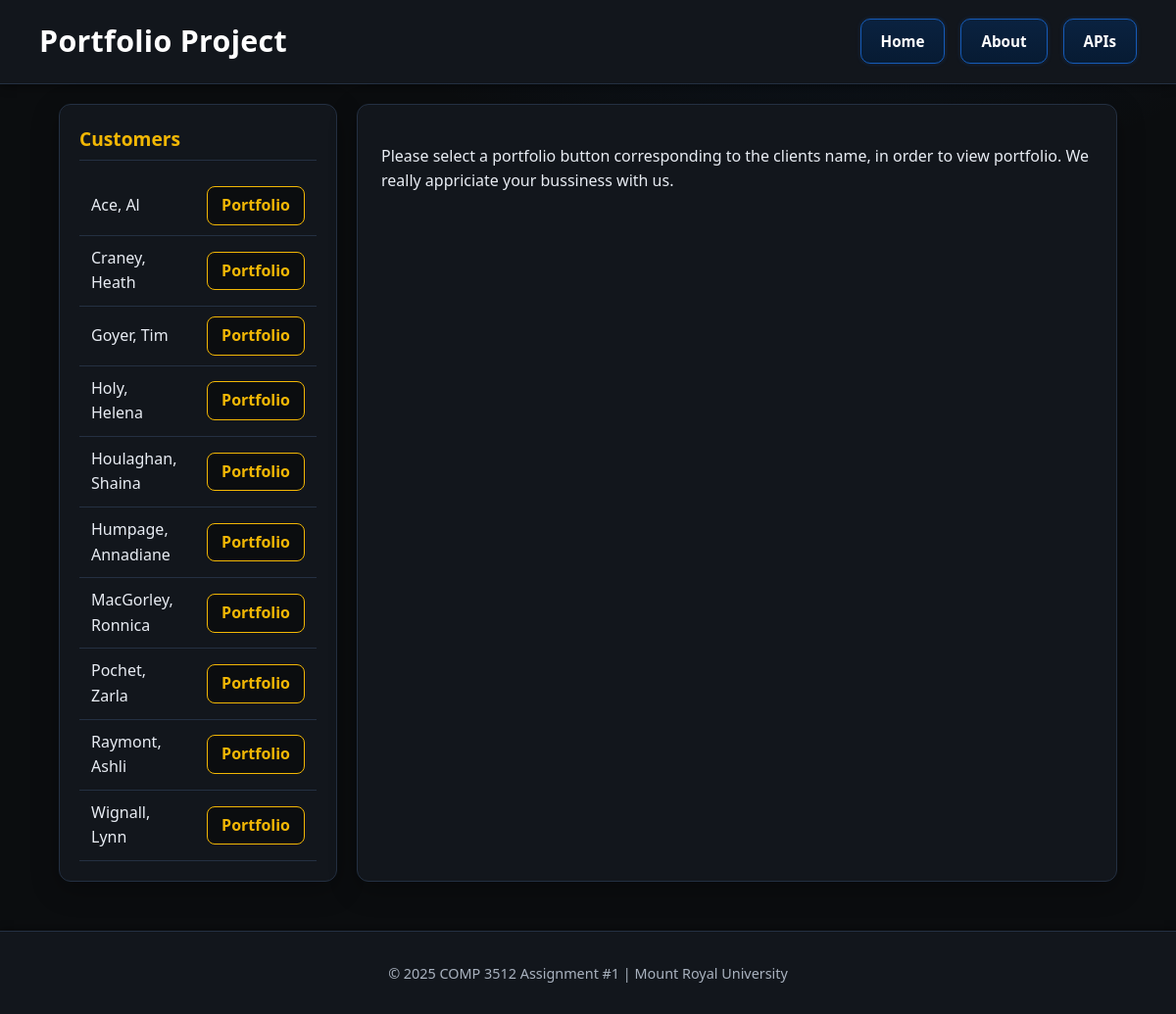
The page / on the database its author committed.
### tables this page shows
CREATE TABLE users (id INTEGER PRIMARY KEY, firstname TEXT NOT NULL, lastname TEXT NOT NULL, city TEXT, country TEXT, email TEXT, password TEXT, salt TEXT, password_sha256 TEXT);

### index.php (the view, shortened to what this page needs)
<!DOCTYPE html>
<html lang=en>
<head>
    <link rel="stylesheet" href="assets/globalStyle.css">
    <link rel="stylesheet" href="assets/indexStyle.css">
</head>
<body >
<header>
    <h1>Portfolio Project</h1>
    <nav>
        <a href="index.php">Home</a>
        <a href="about.php">About</a>
        <a href="apis.php">APIs</a>
    </nav>
</header>
<main style="display: flex;">
    <section style="width: 25%;">
        <h2>Customers</h2>
        <?php
        try {
            $db = new PDO('sqlite:data/stocks.db');
            $db->setAttribute(PDO::ATTR_ERRMODE, PDO::ERRMODE_EXCEPTION);
            $sql = "SELECT id,firstname, lastname FROM users ORDER BY lastname, firstname";
            $result = $db->query($sql, PDO::FETCH_ASSOC);
            echo "<table class = within>";
            foreach ($result as $row) {
                echo "<tr>";
                echo "<td>" . $row["lastname"] . ", " . $row["firstname"] . "</td>";
                echo "<td><a href='index.php?userid=" . $row["id"] . "'>Portfolio</a></td>";
                echo "</tr>";
            }
            echo "</table>";
        } catch (PDOException $e) {
            echo "Database connection failed: " . $e->getMessage();
        }
        ?>
    </section>
    <section style="width: 75%; display: grid;" id="portSumSection">
        <?php
        if (isset($_GET["userid"])){
            $userID = $_GET["userid"];
            try{
                $data = CompaniesDB::getPortfolioData($userID);
                showPortfolioData($data);
            } catch (Exception $ex){
                echo "<p>Database error: " . $ex . "</p>";
            }
        } else {
            echo "<p>Please select a portfolio button corresponding to the clients name, in order to view portfolio. We really appriciate your bussiness with us.</p>";
        }
        ?>
    </section>
    </main>
<footer>
    <p>© <?php echo date("Y"); ?> COMP 3512 Assignment #1 | Mount Royal University</p>
</footer>
</body>
</html>

### assets/globalStyle.css (style rules this page uses)
*, *::before, *::after { box-sizing: border-box; }
html, body { margin: 0; padding: 0; font-family: system-ui, -apple-system, Segoe UI, Roboto, Arial, sans-serif; color: var(--text); background: radial-gradient(1200px 800px at 70% -20%, rgba(30,107,214,0.15), transparent 50%) var(--black); line-height: 1.6; height: 100%; display: flex; flex-direction: column; }
main { flex: 1; }
:root { --black: #0b0d0f; --white: #ffffff; --text: #e8ecf3; --text-dim: #a9b2bf; --blue: #1e6bd6; --blue-600: #155bb8; --midnight: #0a2240; --gold: #f2b705; --surface-1: #12161c; --surface-2: #18202a; --border: #243042; --shadow: 0 8px 28px rgba(0, 0, 0, 0.28); }
header { width: 100%; margin: 0; padding: 18px 40px; background: var(--surface-1); color: var(--white); border-bottom: 1px solid var(--border); display: flex; align-items: center; justify-content: space-between; border-radius: 0; box-shadow: 0 2px 10px rgba(0, 0, 0, 0.4); flex-shrink: 0; }
header h1 { margin: 0; font-size: 1.9rem; font-weight: 700; color: var(--white); letter-spacing: 0.3px; }
nav { display: flex; gap: 16px; align-items: center; }
nav a { display: inline-flex; align-items: center; justify-content: center; padding: 10px 20px; font-weight: 600; font-size: 0.95rem; color: var(--white); background: linear-gradient(180deg, var(--midnight), #071b33); border: 1px solid var(--blue-600); border-radius: 10px; text-decoration: none; transition: all 0.25s ease; box-shadow: 0 0 4px rgba(30,107,214,0.25); }
footer { flex-shrink: 0; width: 100%; text-align: center; padding: 16px 10px; color: var(--text-dim); font-size: 0.9rem; border-top: 1px solid var(--border); background: var(--surface-1); box-shadow: 0 -2px 8px rgba(0, 0, 0, 0.3); margin-top: auto; }
a { text-decoration: none; color: var(--blue); transition: color 0.2s ease; }

### assets/indexStyle.css (style rules this page uses)
main { max-width: 1200px; width: 90%; margin: 0 auto; padding: 20px 0 50px; display: flex; gap: 20px; }
section:first-child { flex: 1; background: var(--surface-1); border: 1px solid var(--border); border-radius: 12px; padding: 20px; box-shadow: var(--shadow); }
section:first-child h2 { margin-top: 0; color: var(--gold); border-bottom: 1px solid var(--border); padding-bottom: 6px; font-size: 1.2rem; }
.within { width: 100%; border-collapse: collapse; margin-top: 10px; }
.within td { padding: 10px 12px; border-bottom: 1px solid var(--border); color: var(--text); }
.within a { display: inline-block; padding: 6px 14px; background-color: var(--black); color: var(--gold); font-weight: 600; border: 1.5px solid var(--gold); border-radius: 8px; text-align: center; transition: all 0.25s ease; }
#portSumSection { flex: 3; background: var(--surface-1); border: 1px solid var(--border); border-radius: 12px; padding: 24px; box-shadow: var(--shadow); }

### rows shown on the page
users: lastname "Ace", firstname "Al"
users: lastname "Craney", firstname "Heath"
users: lastname "Goyer", firstname "Tim"
users: lastname "Holy", firstname "Helena"
users: lastname "Houlaghan", firstname "Shaina"
users: lastname "Humpage", firstname "Annadiane"
users: lastname "MacGorley", firstname "Ronnica"
users: lastname "Pochet", firstname "Zarla"
users: lastname "Raymont", firstname "Ashli"
users: lastname "Wignall", firstname "Lynn"
